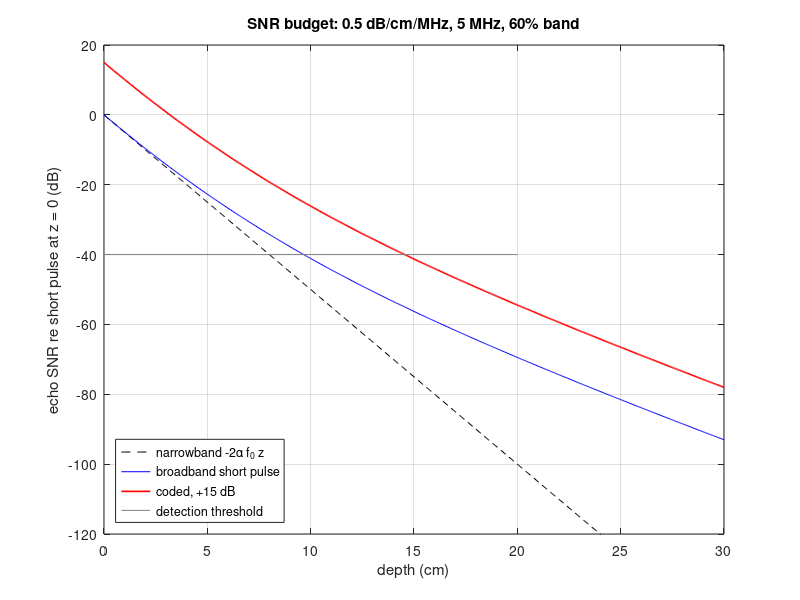

Here is the MATLAB script that generated this plot:
%% m10_snr_budget_output.m
% SNR budget of coded excitation and its acoustic-output cost.
%   - Penetration gain: Delta z = G / (2 alpha f0) with alpha in dB/cm/MHz,
%     two-way path, narrowband. Broadband check: SNR(z) = int |E0(f)|^2 exp(-4 alpha0 f z) df.
%   - Acoustic output at equal peak pressure: MI is unchanged; PII, ISPTA and
%     time-averaged power (hence TI) rise by the energy ratio, which is the
%     coding gain itself.
%   - At equal total energy, one coded firing and K averaged short pulses give
%     the same SNR (white noise): coding saves time and peak pressure, not energy.
% What to change: alpha_dB, f0, fbw, TB, PRF, p_r3 (derated peak pressure).
% Expected output: 15 dB at 0.5 dB/cm/MHz and 5 MHz -> 3.0 cm; a broadband
% (Gaussian, cut at -24 dB) spectrum gives 4.9 cm because it downshifts (2.8 MHz there);
% chirp TB 50 at MI 1.9 raises ISPTA.3 at a point (200 pulses/s) from 27 to
% 2003 mW/cm^2 (x75.2 = 18.8 dB, the coding gain; limit 720); one coded firing
% vs 75 averaged short pulses: SNR equal within Monte Carlo error (about 0.2 dB).
% Runtime about 3 s.
clear; close all; rng(1);

c = 1540;            % sound speed (m/s)
rhoc = 1.5e6;        % characteristic impedance of tissue (Rayl), for intensity p^2/(rho c)

%% 1. Penetration gain, narrowband rule
codes = {'chirp TB 50, rect', 'chirp TB 50, Hann on receive', 'Barker-13', 'Golay 16 (pair, 2 firings)'};
G = [10*log10(1.505*50), 10*log10(1.505*50) - 1.76, 10*log10(13), 10*log10(2*16)];
fprintf('Penetration gain Delta z = G/(2 alpha f0)  (cm)\n%-30s  G (dB)   a=0.5,f0=3   a=0.5,f0=5   a=0.7,f0=5   a=0.5,f0=7.5\n', 'code');
for k = 1:numel(codes)
    fprintf('%-30s  %5.2f     %6.2f       %6.2f       %6.2f       %6.2f\n', codes{k}, G(k), ...
        G(k)/(2*0.5*3), G(k)/(2*0.5*5), G(k)/(2*0.7*5), G(k)/(2*0.5*7.5));
end
fprintf('Reference: 15 dB at 0.5 dB/cm/MHz, 5 MHz -> %.2f cm\n', 15/(2*0.5*5));

%% 2. Broadband check: the attenuation slope flattens with depth because the spectrum downshifts
alpha_dB = 0.5; f0 = 5; fbw = 0.6;                    % dB/cm/MHz, MHz, -6 dB fractional bandwidth
sf = fbw*f0/2.3548; f = linspace(0.01, 12, 1200)';   % MHz
E0sq = exp(-(f-f0).^2/sf^2).*(abs(f-f0) <= fbw*f0);  % |E0(f)|^2: Gaussian amplitude spectrum cut at its -24 dB points
a0 = alpha_dB/8.686;                                  % Np/cm/MHz
z = linspace(0, 30, 601);
SNRdB = 10*log10(sum(repmat(E0sq,1,numel(z)).*exp(-4*a0*f*z), 1)/sum(E0sq));   % relative to z = 0
SNRnb = -2*alpha_dB*f0*z;                             % narrowband rule
budget = 40;                                          % short pulse: detectable down to -40 dB re z = 0
zsp_nb = budget/(2*alpha_dB*f0); zsp_bb = interp1(-SNRdB, z, budget);
fprintf('\nBroadband check (alpha %.1f, f0 %.0f MHz, %.0f%% band), short-pulse budget %d dB\n', alpha_dB, f0, fbw*100, budget);
fprintf('   G (dB)   depth gain narrowband   depth gain broadband   centre frequency there (MHz)\n');
for Gk = [10 15 20]
    zG = interp1(-SNRdB, z, budget+Gk);
    fprintf('   %4.0f        %5.2f cm              %5.2f cm               %4.2f\n', Gk, Gk/(2*alpha_dB*f0), zG - zsp_bb, sum(f.*E0sq.*exp(-4*a0*f*zG))/sum(E0sq.*exp(-4*a0*f*zG)));
end
fprintf('   short-pulse depth: narrowband %.2f cm, broadband %.2f cm\n', zsp_nb, zsp_bb);

%% 3. Acoustic output at equal derated peak pressure
fc  = 5e6; B = fbw*fc;                                % Hz
p_r3 = 1.9*sqrt(fc/1e6)*1e6;                          % derated peak rarefactional pressure at MI = 1.9 (Pa)
fs  = 200e6;
PRF = 200;           % effective pulse rate at one point (Hz): scanned B-mode, e.g. 40 frames/s x 5 overlapping lines
sft = B/2.3548; st = 1/(2*pi*sft);
tg  = (-6*st:1/fs:6*st)'; pg = -p_r3*exp(-tg.^2/(2*st^2)).*cos(2*pi*fc*tg);     % short pulse, rarefactional peak p_r3
T   = 50/B; tc = (-T/2:1/fs:T/2)'; pc = p_r3*cos(2*pi*(fc*tc + B/(2*T)*tc.^2)); % chirp TB 50
PII = @(p) sum(p.^2)/fs/rhoc;                         % pulse-intensity integral (J/m^2)
MI  = @(p) max(-p)/1e6/sqrt(fc/1e6);
Ig = PRF*PII(pg)/10; Ic = PRF*PII(pc)/10;             % W/m^2 -> mW/cm^2 is x0.1
fprintf('\nAcoustic output at one point, effective pulse rate %.0f Hz, derated peak %.2f MPa (MI 1.9 at %.0f MHz)\n', PRF, p_r3/1e6, fc/1e6);
fprintf('   short pulse: MI %.2f, ISPTA.3 %.0f mW/cm^2\n', MI(pg), Ig);
fprintf('   chirp TB 50: MI %.2f, ISPTA.3 %.0f mW/cm^2  (ratio %.1f = %.2f dB; coding gain %.2f dB)\n', MI(pc), Ic, Ic/Ig, 10*log10(Ic/Ig), 10*log10(1.505*50));
fprintf('   to meet ISPTA.3 <= 720 mW/cm^2: pulse rate <= %.0f Hz, or peak pressure x %.2f (MI %.2f)\n', PRF*720/Ic, min(1,sqrt(720/Ic)), MI(pc)*min(1,sqrt(720/Ic)));
fprintf('   same pulses at 5 kHz on every point (unfocused ultrafast-like, same peak): short %.0f, chirp %.0f mW/cm^2\n', Ig*5e3/PRF, Ic*5e3/PRF);
fprintf('   TI scales with time-averaged power: x %.1f at the same PRF\n', Ic/Ig);
fprintf('   max PRF set by depth: 5 cm %.0f Hz, 10 cm %.0f Hz, 15 cm %.0f Hz\n', c/(2*0.05), c/(2*0.10), c/(2*0.15));
for Tk = [5 10 20 40]
    fprintf('   blind zone c T / 2 for T = %2d us: %.1f mm\n', Tk, c*Tk*1e-6/2*1e3);
end

%% 4. Equal energy, equal SNR: one coded firing vs K averaged short pulses
K = round(1.505*50);                                  % energy ratio of the TB-50 chirp to the short pulse
Ntrial = 2000; sigma = 4;                             % complex white noise
fs = 25e6;                                            % complex baseband rate is enough here (B = 3 MHz)
tb = (-6*st:1/fs:6*st)'; g = exp(-tb.^2/(2*st^2));    % baseband short pulse, peak 1
tcb = (-T/2:1/fs:T/2)'; sc = exp(1j*pi*(B/T)*tcb.^2); % baseband chirp, peak 1
SNR = @(v) abs(mean(v))^2/mean(abs(v-mean(v)).^2);
yc = sc'*(repmat(sc,1,Ntrial) + sigma*(randn(numel(sc),Ntrial)+1j*randn(numel(sc),Ntrial))/sqrt(2));
yg = zeros(1,Ntrial);
for k = 1:K
    yg = yg + g'*(repmat(g,1,Ntrial) + sigma*(randn(numel(g),Ntrial)+1j*randn(numel(g),Ntrial))/sqrt(2));
end
fprintf('\nEqual energy: coded single firing %.2f dB, %d averaged short pulses %.2f dB (energy ratio %.2f dB)\n', ...
    10*log10(SNR(yc)), K, 10*log10(SNR(yg)), 10*log10(sum(abs(sc).^2)/sum(g.^2)));

%% Figures
figure('Position',[100 100 900 420]);
plot(z, SNRnb, 'k--', z, SNRdB, 'b', z, SNRdB + 15, 'r', 'LineWidth', 1.2); hold on;
plot([0 20], -budget*[1 1], 'Color', [0.5 0.5 0.5]);
ylim([-120 20]); grid on; xlabel('depth (cm)'); ylabel('echo SNR re short pulse at z = 0 (dB)');
legend('narrowband -2\alpha f_0 z', 'broadband short pulse', 'coded, +15 dB', 'detection threshold', 'Location', 'southwest');
title(sprintf('SNR budget: %.1f dB/cm/MHz, %.0f MHz, %.0f%% band', alpha_dB, f0, fbw*100));
